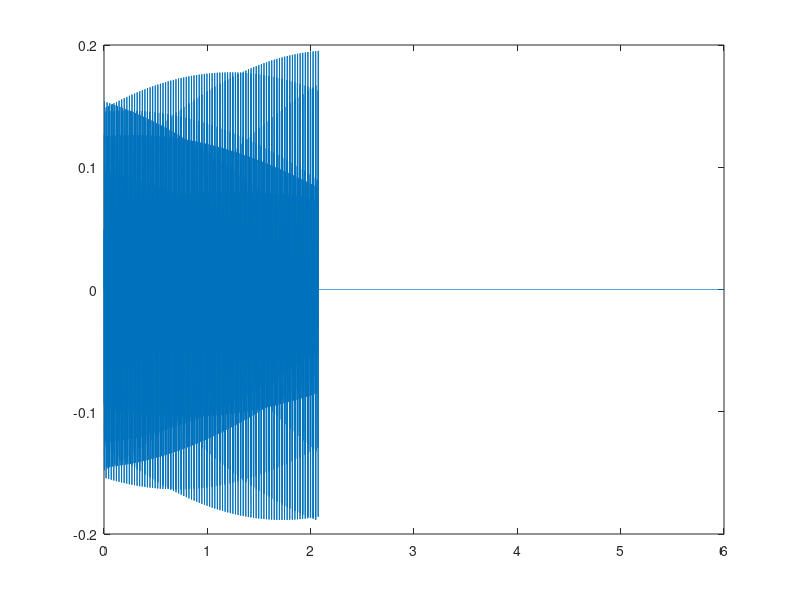

This figure's MATLAB source:
clear all; close all; clc;
f1 = 440;
f2 = 480;
time = 6;
sample_rate = 1000;
t = linspace(0,6,time*sample_rate);
A = 0.1;
y = A*(sin(2 * pi * f1 * t) + sin(2 * pi * f2 * t));
s = square(t,33);
s=s+1;
s=s./2;
sound_wave = s.*y;
plot(t,sound_wave)
sound(sound_wave,sample_rate)